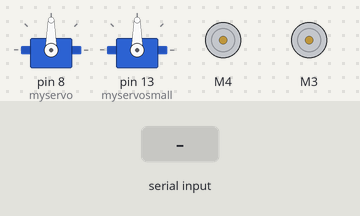
The sketch below on a simulated Arduino Uno, built with avr-gcc and run on an emulated ATmega328P. Parts: 2 × servo, 2 × DC motor (green arrow = forward, orange = backward, longer = faster). Inputs (shaded band) come from the test bench. What the sketch prints to the serial monitor is not drawn.

Above: at 1.2 s.
1.3 s: "f" received over Serial
At 2.5 s:
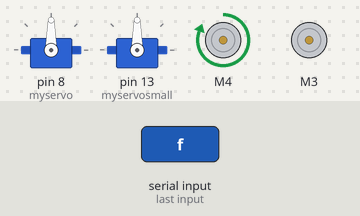
4.3 s: "u" received over Serial
At 7.1 s:
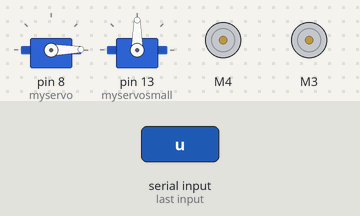
7.3 s: "s" received over Serial
At 8.3 s:
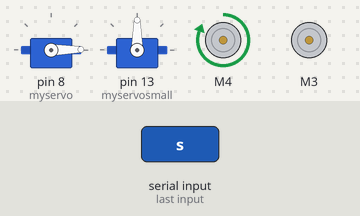
Timing chart, 0 to 18.8 s (numbered marks = the images above; inputs shaded):
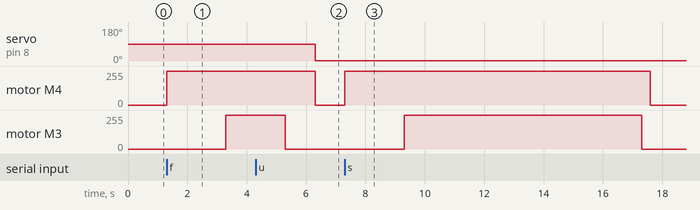

The sketch:

NerfSerial_Turret_all_servo.ino
```cpp
// Removed stepper motor and turned small servo into X axis movement

#include <AFMotor.h>
#include <Servo.h>


//String userFire;
char userFire;

Servo myservo;  // create servo object to control a servo
Servo myservosmall;  // create servo object to control a servo
// twelve servo objects can be created on most boards

int pos = 0;    // variable to store the servo position
int posx = 0;    // variable to store the small servo position


//DC motor channels at the back near USB port
AF_DCMotor motor(4); // right motor channel 4
//AF_DCMotor motor_l(2); // left motor channel 2
AF_DCMotor motor_small(3);// motor channel 3

//AF_Stepper step_motor(32, 1); // Stepper motor on channel 1

void setup() {
  Serial.begin(9600);           // set up Serial library at 9600 bps
//   Serial.begin(74880);           // set up Serial library at 74880 bps
  Serial.println("Panget Terminator test!");

  myservo.attach(8);  // attaches the servo on pin 9 to the servo object
  myservosmall.attach(13);  // attaches the servo on pin 9 to the servo object

  // turn on motors
  motor.setSpeed(255);
//  motor_l.setSpeed(255);
  motor_small.setSpeed(255);

//  initialized as stopped
  motor.run(RELEASE);
//  motor_l.run(RELEASE);
  motor_small.run(RELEASE);

//  step_motor.setSpeed(300);  // 10 rpm
}

void loop() {
//  uint8_t i;

//  Read data from serial
      if (Serial.available()> 0){
//        userFire = Serial.readStringUntil('\n');
        userFire = Serial.read();
        //  "f" means firing sequence.. This will move small servo and nerf motor
        if (userFire == 'f') {

            Serial.write("FIRING....");
            motor.setSpeed(255);
//            motor_small.setSpeed(150);
            motor.run(FORWARD);
            delay(2000);
            motor_small.run(FORWARD);
            delay(2000);
//            myservosmall.write(0);
            motor_small.run(RELEASE);
            Serial.write("FIRING STOP....");
            delay(1000);
            motor.run(RELEASE);
          }// end of fire sequence

                  //  "f" means firing sequence.. This will move small servo and nerf motor
        else if (userFire == 's') {

            Serial.write("Rapid FIRING....");
            motor.run(FORWARD);
            delay(2000);
            motor_small.run(FORWARD);
            delay(8000);
//            myservosmall.write(0);
            motor_small.run(RELEASE);
            Serial.write("FIRING STOP....");
            delay(300);
            motor.run(RELEASE);
//            step_motor.release();
          }// end of fire sequence

        //  "u" and "d" means moving 1 degree up/down for UP/Down servo
        else if (userFire == 'u' and pos < 180) {
            pos = pos + 1;
            myservo.write(pos);
            Serial.write("Up by 3 degrees....");

          }// end of up sequence

         else if (userFire == 'd' and pos > 0)  {
            pos = pos - 1;
            myservo.write(pos);
            Serial.write("Down by 3 degrees....");

          }// end of down sequence


        //  "l" and "r" means moving 1 degree up/down for left/right of small servo
        else if (userFire == 'r' and posx < 180) {
            posx = posx + 1;
            myservosmall.write(posx);
            Serial.write("right by 3 degrees....");

          }// end of up sequence

         else if (userFire == 'l' and posx > 0)  {
            posx = posx - 1;
            myservosmall.write(posx);
            Serial.write("left by 3 degrees....");

          }// end of down sequence

 else if (userFire == 'x') {

            Serial.write("reverse load....");
//            motor_small.setSpeed(100);
            motor_small.run(BACKWARD);
            delay(3000);
//            myservosmall.write(0);
            motor_small.run(RELEASE);

          }// end of unload sequence

        else if (userFire == 't') {

            Serial.write("motor test....");
//             motor.setSpeed(255);
//             motor_l.setSpeed(255);
            motor.run(FORWARD);
//            motor_l.run(FORWARD);
            delay(2000);
            motor.run(RELEASE);
//            motor_l.run(RELEASE);
          Serial.write("motor test  end....");
          }// end of test sequence


        }// end of Read from COM send by python


 }
```

Measured:
- after the input at 1.3 s, motor M4: stopped → forward 255/255 at once; motor M3: stopped → forward 255/255 after 2.0 s
- after the input at 4.3 s, servo on pin 8 (myservo): 90° → 1° after 2.0 s
- after the input at 7.3 s, motor M4: stopped → forward 255/255 at once, → stopped 10.3 s later; motor M3: stopped → forward 255/255 after 2.0 s, → stopped 8.0 s later
